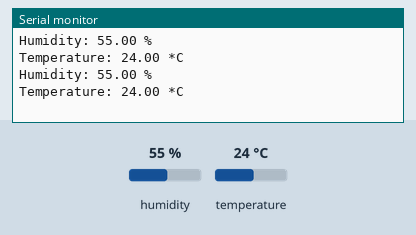
Bench run of a sketch on a simulated Arduino Uno, built with avr-gcc and run on an emulated ATmega328P. Shown: the last lines printed to the serial monitor. The inputs (shaded band) are chosen by the test bench; at power-on: humidity 55 %, temperature 24 °C.

Above: at 2.8 s.
2.9 s: humidity set to 22 %
At 4.5 s:
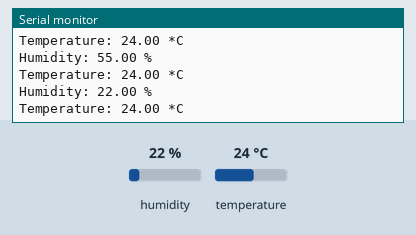
5.6 s: temperature set to 12 °C
At 6.9 s:
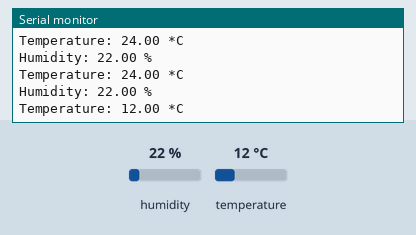
8.3 s: humidity set to 40 %
At 8.3 s:
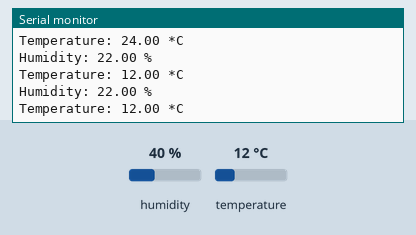
Timing chart, 0 to 11.3 s (numbered marks = the images above; inputs shaded):
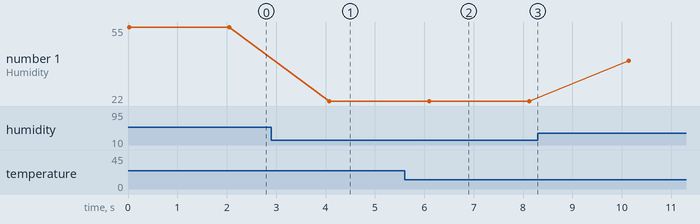

The sketch:

DHTTemperatureSensor.ino
```cpp
#include <DHT.h>
#include <Adafruit_Sensor.h>

int DHTPIN = 2;

#define DHTTYPE DHT11   // DHT 22  (AM2302), AM2321
DHT dht(DHTPIN, DHTTYPE);


void setup() {
   Serial.begin (9600);
   //initialize the button pin as an input
   pinMode (DHTPIN, INPUT);
   dht.begin();
}

void loop() {
  // put your main code here, to run repeatedly:
  float h = dht.readHumidity();
  float t = dht.readTemperature();

  Serial.print("Humidity: ");
  Serial.print(h);
  Serial.println(" %\t");
  Serial.print("Temperature: ");
  Serial.print(t);
  Serial.println(" *C ");
  delay(2000);
}
```

Measured:
- after the input at 2.9 s, the serial monitor: prints a new line after 1.2 s (image 1)
- after the input at 5.6 s, the serial monitor: prints a new line after 0.52 s (image 2)
- plotted number 1: 55 → 22 after the input at 2.9 s, 22 → 40 after the input at 8.3 s
